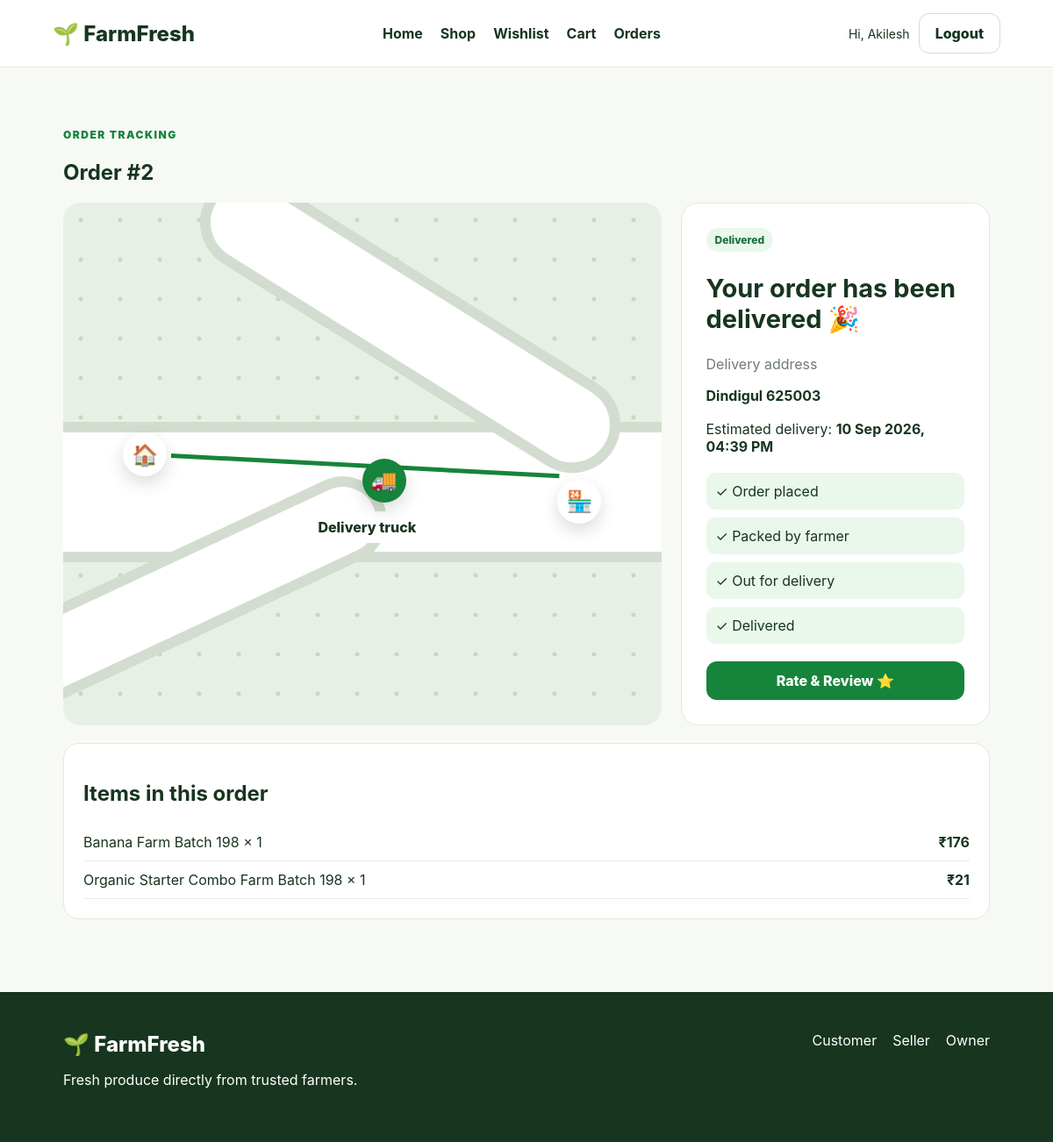
The page /tracking/2 (signed in) on the database its author committed.
### tables this page shows
CREATE TABLE users (
        id INTEGER PRIMARY KEY AUTOINCREMENT,
        name TEXT NOT NULL,
        username TEXT UNIQUE NOT NULL,
        password TEXT NOT NULL,
        role TEXT NOT NULL,
        created_at TEXT NOT NULL
    );

CREATE TABLE orders (
        id INTEGER PRIMARY KEY AUTOINCREMENT,
        customer_id INTEGER NOT NULL,
        address TEXT NOT NULL,
        amount REAL NOT NULL,
        status TEXT NOT NULL,
        eta TEXT NOT NULL,
        created_at TEXT NOT NULL
    );

CREATE TABLE order_items (
        id INTEGER PRIMARY KEY AUTOINCREMENT,
        order_id INTEGER NOT NULL,
        product_id INTEGER NOT NULL,
        product_name TEXT NOT NULL,
        quantity INTEGER NOT NULL,
        price REAL NOT NULL
    );

### app.py (the view)
@app.route("/tracking/<int:order_id>")
@role_required("customer")
def tracking(order_id):
    user = get_current_user()
    conn = get_db()
    order = conn.execute(
        """SELECT * FROM orders
           WHERE id=? AND customer_id=?""",
        (order_id, user["id"])
    ).fetchone()
    items = conn.execute(
        "SELECT * FROM order_items WHERE order_id=?",
        (order_id,)
    ).fetchall()
    review = conn.execute(
        "SELECT * FROM reviews WHERE order_id=?",
        (order_id,)
    ).fetchone()
    conn.close()
    if not order:
        flash("Order not found.", "danger")
        return redirect(url_for("orders"))
    return render_template(
        "tracking.html",
        order=order,
        items=items,
        review=review
    )

### app.py (called while the page is built)
def get_db():
    conn = sqlite3.connect(DB)
    conn.row_factory = sqlite3.Row
    return conn

def get_current_user():
    user_id = session.get("user_id")
    if not user_id:
        return None
    conn = get_db()
    user = conn.execute(
        "SELECT * FROM users WHERE id=?", (user_id,)
    ).fetchone()
    conn.close()
    return user

@app.context_processor
def add_globals():
    return {
        "current_user": get_current_user(),
        "categories": CATEGORIES
    }

def role_required(role):
    def decorator(view):
        @wraps(view)
        def wrapped(*args, **kwargs):
            user = get_current_user()
            if not user:
                flash("Please login first.", "warning")
                return redirect(url_for("login", role=role))
            if user["role"] != role:
                flash("You do not have access to this page.", "danger")
                return redirect(url_for("home"))
            return view(*args, **kwargs)
        return wrapped
    return decorator

### templates/tracking.html (shortened to what this page needs)
{% extends "base.html" %}
{% block content %}
<section class="section">
    <span class="eyebrow">ORDER TRACKING</span>
    <h1>Order #{{ order['id'] }}</h1>
    <div class="tracking-layout">
        <div class="mapbox">
            <div class="road road-b"></div>
            <div class="road road-c"></div>
            <div class="map-place home-place">🏠</div>
            <div class="map-place shop-place">🏪</div>
            <div class="map-place truck-place">🚚</div>
            <div class="route-line"></div>
            <div class="truck-note">Delivery truck</div>
        </div>
        <div class="tracking-info">
            <span class="status">{{ order['status'] }}</span>
            {% if order['status'] == 'Delivered' %}
                <h2>Your order has been delivered 🎉</h2>
            {% else %}
                <h2>Your order is on the way 🚚</h2>
            {% endif %}
            <p class="muted">Delivery address</p>
            <b>{{ order['address'] }}</b>
            <p class="eta">Estimated delivery: <b>{{ order['eta'] }}</b></p>
            <div class="tracking-steps">
                <div class="done">✓ Order placed</div>
                <div class="done">✓ Packed by farmer</div>
                <div class="done">✓ Out for delivery</div>
                <div class="{% if order['status'] == 'Delivered' %}done{% else %}pending{% endif %}">
                    {% if order['status'] == 'Delivered' %}
                        ✓ Delivered
                    {% else %}
                        ○ Waiting for delivery
                    {% endif %}
                </div>
            </div>
            {% if order['status'] != 'Delivered' %}
            <form method="post" action="{{ url_for('mark_delivered', order_id=order['id']) }}">
                <button class="btn btn-primary full">Mark as Delivered (Demo)</button>
            </form>
            {% else %}
            <a class="btn btn-primary full" href="{{ url_for('review', order_id=order['id']) }}">
                Rate & Review ⭐
            </a>
            {% endif %}
        </div>
    </div>
    <div class="panel order-items">
        <h2>Items in this order</h2>
        {% for item in items %}
        <div class="line-row">
            <span>{{ item['product_name'] }} × {{ item['quantity'] }}</span>
            <b>₹{{ "%.0f"|format(item['price'] * item['quantity']) }}</b>
        </div>
        {% endfor %}
    </div>
</section>
{% endblock %}

### templates/base.html (shortened to what this page needs)
<!DOCTYPE html>
<html lang="en">
<head>
    <link rel="stylesheet" href="{{ url_for('static', filename='css/style.css') }}">
</head>
<body>
<header class="topbar">
    <a class="brand" href="{{ url_for('home') }}">🌱 FarmFresh</a>
    <nav class="navlinks">
        <a href="{{ url_for('home') }}">Home</a>
        <a href="{{ url_for('shop') }}">Shop</a>
        {% if current_user and current_user['role'] == 'customer' %}
            <a href="{{ url_for('wishlist') }}">Wishlist</a>
            <a href="{{ url_for('cart') }}">Cart</a>
            <a href="{{ url_for('orders') }}">Orders</a>
        {% endif %}
    </nav>
    <div class="nav-right">
        {% if current_user %}
            <span class="hello">Hi, {{ current_user['name'] }}</span>
            <a class="btn btn-outline" href="{{ url_for('logout') }}">Logout</a>
        {% else %}
            <a class="btn btn-outline" href="{{ url_for('login', role='customer') }}">Login</a>
        {% endif %}
    </div>
</header>
<main>
{% block content %}{% endblock %}
</main>
<footer class="footer">
    <div>
        <div class="brand">🌱 FarmFresh</div>
        <p>Fresh produce directly from trusted farmers.</p>
    </div>
    <div class="footer-links">
        <a href="{{ url_for('login', role='customer') }}">Customer</a>
        <a href="{{ url_for('login', role='seller') }}">Seller</a>
        <a href="{{ url_for('login', role='owner') }}">Owner</a>
    </div>
</footer>
</body>
</html>

### static/css/style.css (style rules this page uses)
* { box-sizing: border-box; }
body { margin: 0; font-family: Inter, "Segoe UI", Arial, sans-serif; background: #f7f9f5; color: #17351f; }
a { text-decoration: none; color: inherit; }
.topbar { position: sticky; top: 0; z-index: 50; background: #fff; border-bottom: 1px solid #e4ebe1; display: flex; justify-content: space-between; align-items: center; gap: 22px; padding: 15px 5vw; }
.brand { font-size: 24px; font-weight: 800; white-space: nowrap; }
.navlinks { display: flex; gap: 20px; font-weight: 700; }
.nav-right { display: flex; gap: 10px; align-items: center; }
.hello { font-size: 14px; }
.btn { display: inline-flex; justify-content: center; align-items: center; border-radius: 12px; padding: 12px 18px; border: 0; font-weight: 800; cursor: pointer; }
.btn-primary { background: #16843b; color: white; }
.btn-outline { border: 1px solid #d3ded0; background: white; }
.full { width: 100%; }
.eyebrow { font-size: 12px; font-weight: 900; letter-spacing: 1.5px; color: #16843b; }
.section { padding: 65px 6vw; }
.muted { color: #6f7c72; }
.cart-layout, .checkout-layout, .tracking-layout { display: grid; grid-template-columns: 1.45fr .75fr; gap: 22px; }
.status { display: inline-block; background: #eaf7eb; color: #19723c; padding: 6px 10px; border-radius: 999px; font-size: 12px; font-weight: 800; }
.mapbox { position: relative; min-height: 520px; overflow: hidden; border-radius: 20px; background: #e8f0e5; background-image: radial-gradient(circle at 20px 20px, #c8d7c4 2px, transparent 3px); background-size: 45px 45px; }
.road { position: absolute; background: white; border: 12px solid #d2ddd0; border-radius: 70px; }
.road-b { width: 80%; height: 110px; left: 18%; top: 14%; transform: rotate(32deg); }
.road-c { width: 75%; height: 100px; left: -18%; top: 67%; transform: rotate(-25deg); }
.map-place { position: absolute; z-index: 3; width: 50px; height: 50px; display: grid; place-items: center; border-radius: 50%; background: white; box-shadow: 0 8px 20px rgba(0,0,0,.14); font-size: 24px; }
.home-place { left: 10%; top: 44%; }
.shop-place { right: 10%; top: 53%; }
.truck-place { left: 50%; top: 49%; background: #16843b; color: white; }
.route-line { position: absolute; left: 18%; top: 48%; width: 65%; height: 5px; background: #16843b; transform: rotate(3deg); transform-origin: left; }
.truck-note { position: absolute; left: 41%; top: 59%; background: white; padding: 8px 11px; border-radius: 9px; font-weight: 800; }
.tracking-info { background: white; border: 1px solid #e1e8df; border-radius: 20px; padding: 28px; }
.tracking-info h2 { font-size: 29px; }
.eta { margin-top: 18px; }
.tracking-steps { display: grid; gap: 9px; margin: 20px 0; }
.tracking-steps > div { padding: 11px; border-radius: 10px; }
.done { background: #eaf7eb; }
.panel { background: white; border: 1px solid #e1e8df; border-radius: 18px; padding: 22px; margin-bottom: 18px; }
.line-row, .mini-row { display: flex; justify-content: space-between; align-items: center; gap: 10px; padding: 11px 0; border-bottom: 1px solid #e8eee5; }
.order-items { margin-top: 20px; }
.footer { background: #17351f; color: white; padding: 45px 6vw; display: flex; justify-content: space-between; gap: 20px; }
.footer-links { display: flex; gap: 18px; flex-wrap: wrap; }

### rows shown on the page
users: name "Akilesh"
orders: id "2", status "Delivered", address "Dindigul 625003", eta "10 Sep 2026, 04:39 PM"
order_items: product_name "Banana Farm Batch 198", quantity "1", item['price']*item['quantity'] "176"
order_items: product_name "Organic Starter Combo Farm Batch 198", quantity "1", item['price']*item['quantity'] "21"
